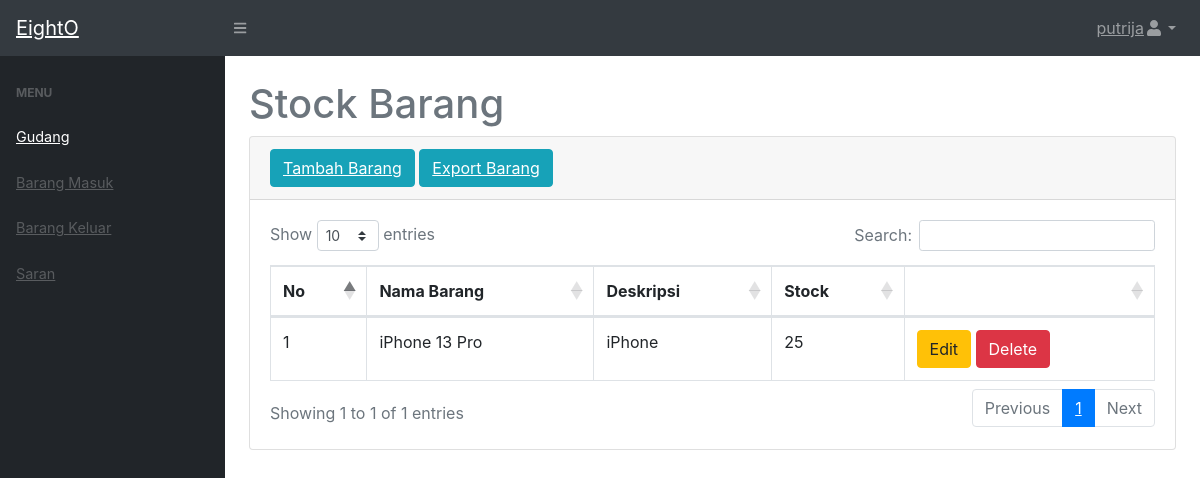
Screenshot of /stockbarang/index.php (signed in) with the database file from the repository.
### tables this page shows
CREATE TABLE `stok` (
  `idbarang` int(11) NOT NULL,
  `namabarang` varchar(20) NOT NULL,
  `deskripsi` varchar(20) NOT NULL,
  `stock` int(11) NOT NULL
);

### stockbarang/index.php (the view, shortened to what this page needs)
<?php
include "include/header.php";
?>
<h1 class="mt-4">Stock Barang</h1>
<div class="card mb-4">
    <div class="card-header">
        <a href="isibarang.php" class="btn btn-info">Tambah Barang</a>
        <a href="export.php" class="btn btn-info">Export Barang</a>
    </div>
    <div class="card-body">
    <div class="table-responsive">
        <table class="table table-bordered" id="dataTable" width="100%" cellspacing="0">
            <thead>
                <tr>
                    <th>No</th>
                    <th>Nama Barang</th>
                    <th>Deskripsi</th>
                    <th>Stock</th>
                    <th></th>
                </tr>
            </thead>
            <tbody>
                <?php
                $ambilsemuadatastock = mysqli_query($koneksi,"select * from stok");
                $i=1;
                while($data=mysqli_fetch_array($ambilsemuadatastock)){
                    $namabarang = $data['namabarang'];
                    $deskripsi = $data['deskripsi'];
                    $stock = $data['stock'];
                    $idbarangg = $data['idbarang'];
                ?>
                <tr>
                    <td><?=$i++?></td>
                    <td><?=$namabarang;?></td>
                    <td><?=$deskripsi;?></td>
                    <td><?=$stock;?></td>
                    <td>
                        <button type="button" class="btn btn-warning" data-toggle="modal" data-target="#edit<?=$idbarangg?>">
                        Edit
                        </button>
                        <button type="button" class="btn btn-danger" data-toggle="modal" data-target="#delete<?=$idbarangg?>">
                        Delete
                        </button>
                    </td>
                </tr>
                <?php
                };
                ?>
            </tbody>
        </table>
    </div>
    </div>
</div>
<?php include "include/footer.php"; ?>

### rows the page displays
stok: namabarang "iPhone 13 Pro", deskripsi "iPhone", stock "25"

### other values shown
$_SESSION[username] "putrija"
